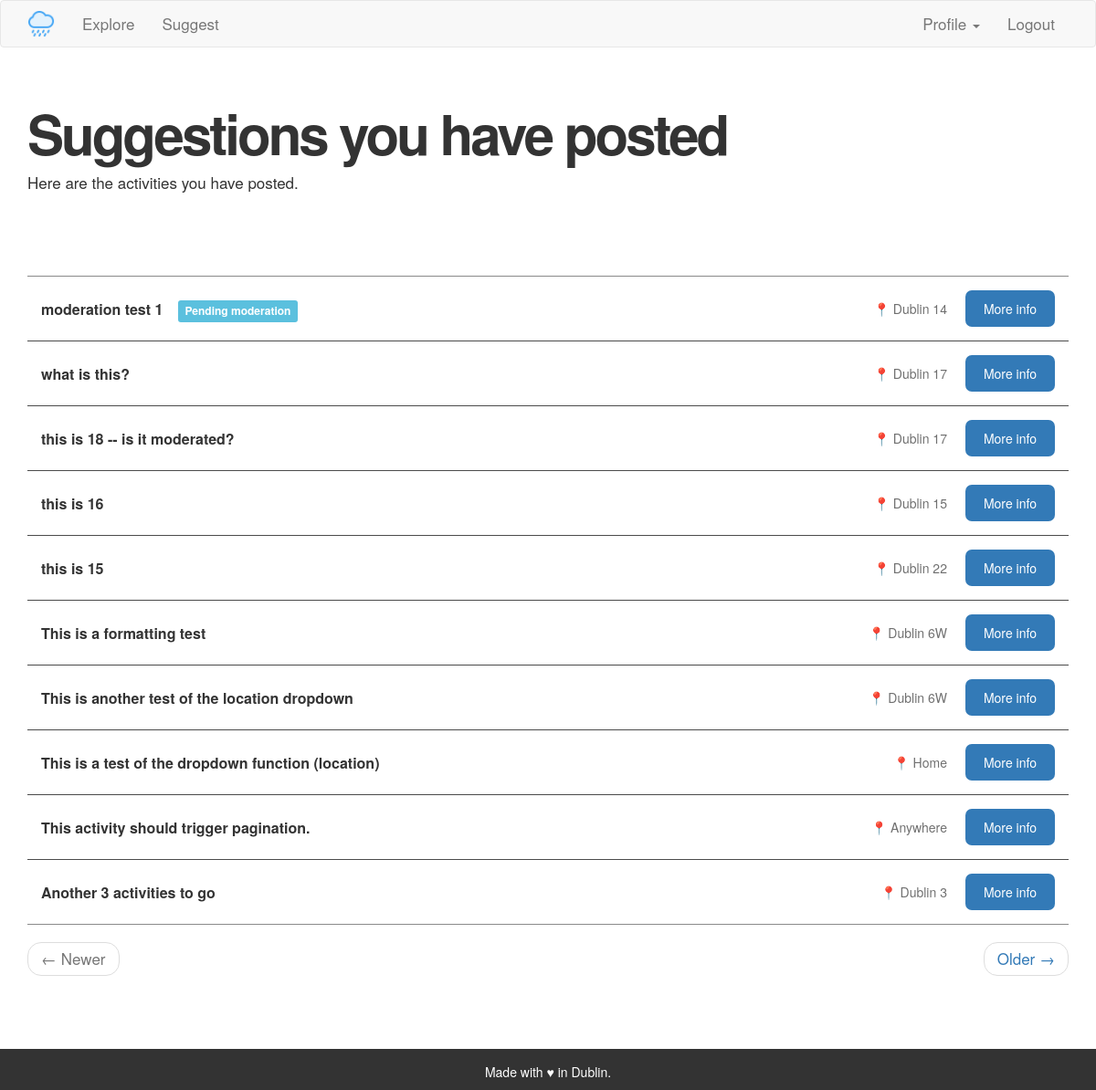
/posted/Theo (signed in), run on an earlier commit of the app's database.
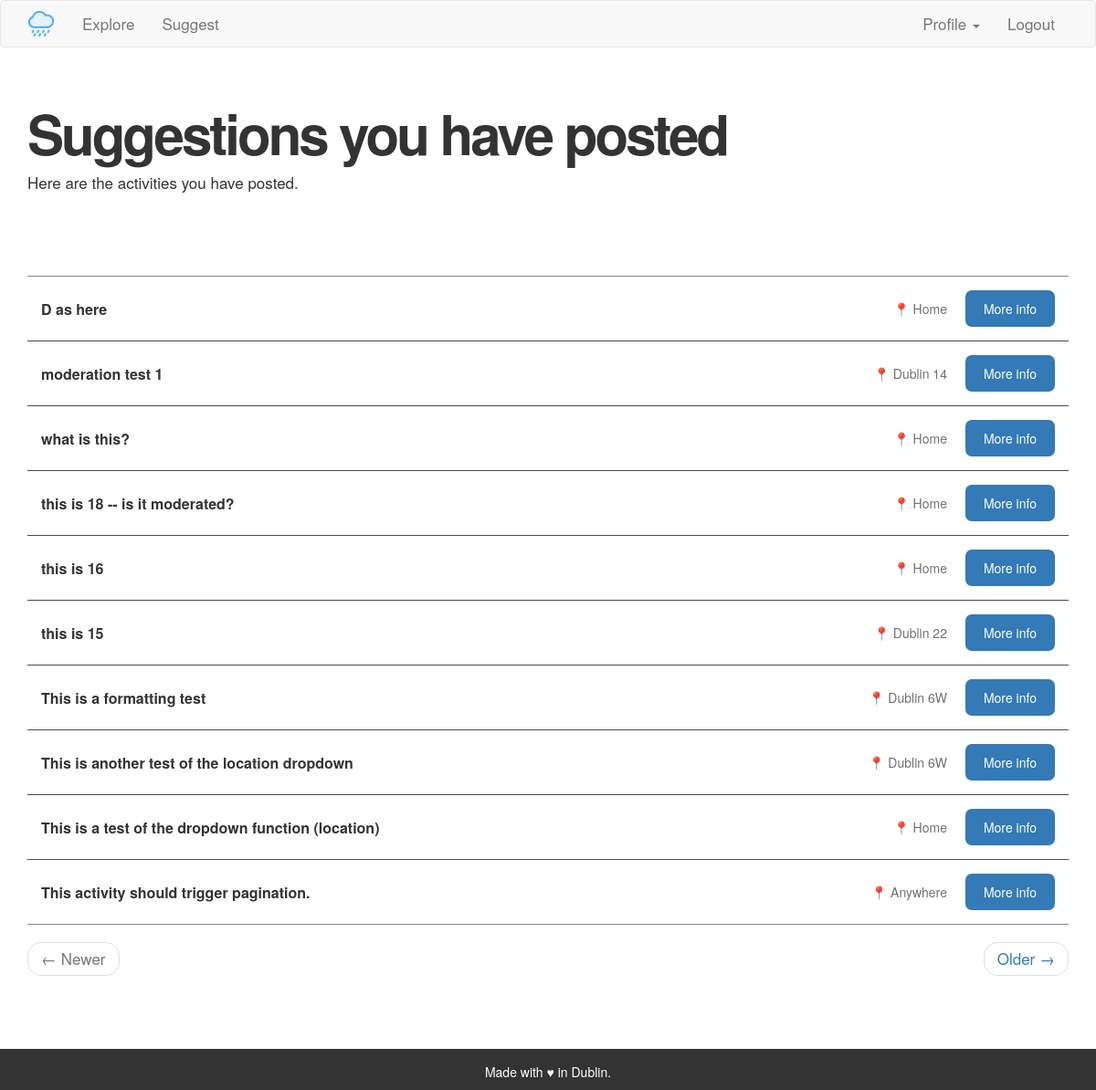
And on a later commit of the database.
### app/models.py (models this page shows, shortened)
class Activity(db.Model):
    id = db.Column(db.Integer, primary_key=True)
    title = db.Column(db.String(140))
    body = db.Column(db.String(1400))
    location = db.Column(db.String(140))
    timestamp = db.Column(db.DateTime, index=True, default=datetime.utcnow)
    user_id = db.Column(db.Integer, db.ForeignKey('user.id'))
    moderation = db.Column(db.Integer, default=1)

### app/routes.py (the view)
@app.route('/posted/<username>')
@login_required
def posted(username):
    user = User.query.filter_by(username=username).first_or_404()
    if current_user == user:
        page = request.args.get('page', 1, type=int)
        activities = Activity.query.filter_by(author=user).order_by(
            Activity.timestamp.desc()).paginate(
            page=page, per_page=app.config['POSTS_PER_PAGE'], error_out=False)
        next_url = url_for('posted', username=current_user.username,
            page=activities.next_num) \
            if activities.has_next else None
        prev_url = url_for('posted', username=current_user.username,
            page=activities.prev_num) \
            if activities.has_prev else None
        return render_template('posted_activities.html', user=user,
            activities=activities.items,
            next_url=next_url, prev_url=prev_url)
    elif current_user != user:
        flash("You can't access this page.")
        return redirect(url_for('posted', username=current_user.username))

### app/models.py (called while the page is built)
@login.user_loader
def load_user(id):
    return User.query.get(int(id))

### app/routes.py (called while the page is built)
@app.before_request
def before_request():
    if current_user.is_authenticated:
        current_user.last_seen = datetime.utcnow()
        db.session.commit()

### app/templates/posted_activities.html (shortened to what this page needs)
{% extends "base.html" %}
{% block app_content %}
    <h1>Suggestions you have posted</h1>
    <p>Here are the activities you have posted.</p>
    <br>
    <div class="indexactivities">
    {% for activity in activities %}
        {% include '_activity.html' %}
    {% endfor %}
    </div>
    <nav aria-label="...">
        <ul class="pager">
            <li class="previous{% if not prev_url %} disabled{% endif %}">
                <a href="{{ prev_url or '#' }}">
                    <span aria-hidden="true">&larr;</span> Newer
                </a>
            </li>
            <li class="next{% if not next_url %} disabled{% endif %}">
                <a href="{{ next_url or '#' }}">
                    Older <span aria-hidden="true">&rarr;</span>
                </a>
            </li>
        </ul>
    </nav>
{% endblock %}

### app/templates/_activity.html
    <table class="activitytable">
        <tr valign="top">
            <td class="activityrow">
                <div class="activitytitle"><a href="{{ url_for('activitypage',
                    activityid=activity.id) }}">{{ activity.title }}</a> &ensp;
                {% if activity.moderation == 1 %}
                    <span class="label label-info">Pending moderation</span>
                {% endif %}</div>
                <div class= "activitylocation">📍 {{ activity.location }}</div>
                <div class= "activitymore"><a href="{{ url_for('activitypage',
                    activityid=activity.id) }}">More info</a></div>
            </td>
        </tr>
    </table>

What changed in the data, as far as the page shows it:
no longer on this page (row unchanged): Activity: title "Another 3 activities to go", location "Dublin 3"
added Activity: title "D as here", location "Home"
changed Activity "moderation test 1": no longer shows "Pending moderation"
changed Activity "what is this?": location "Dublin 17" → "Home"
changed Activity "this is 18 -- is it moderated?": location "Dublin 17" → "Home"
changed Activity "this is 16": location "Dublin 15" → "Home"
